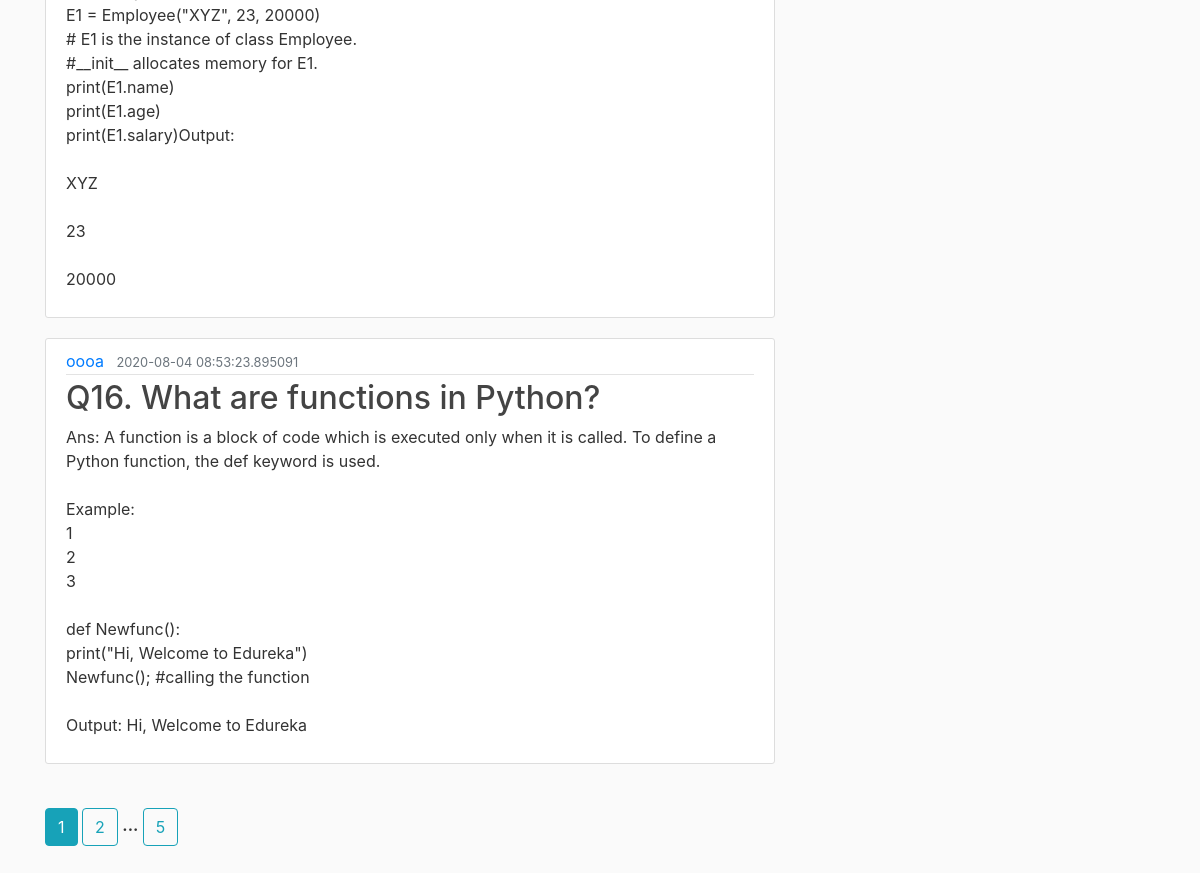
Page /home (lower part) on the earlier database version.
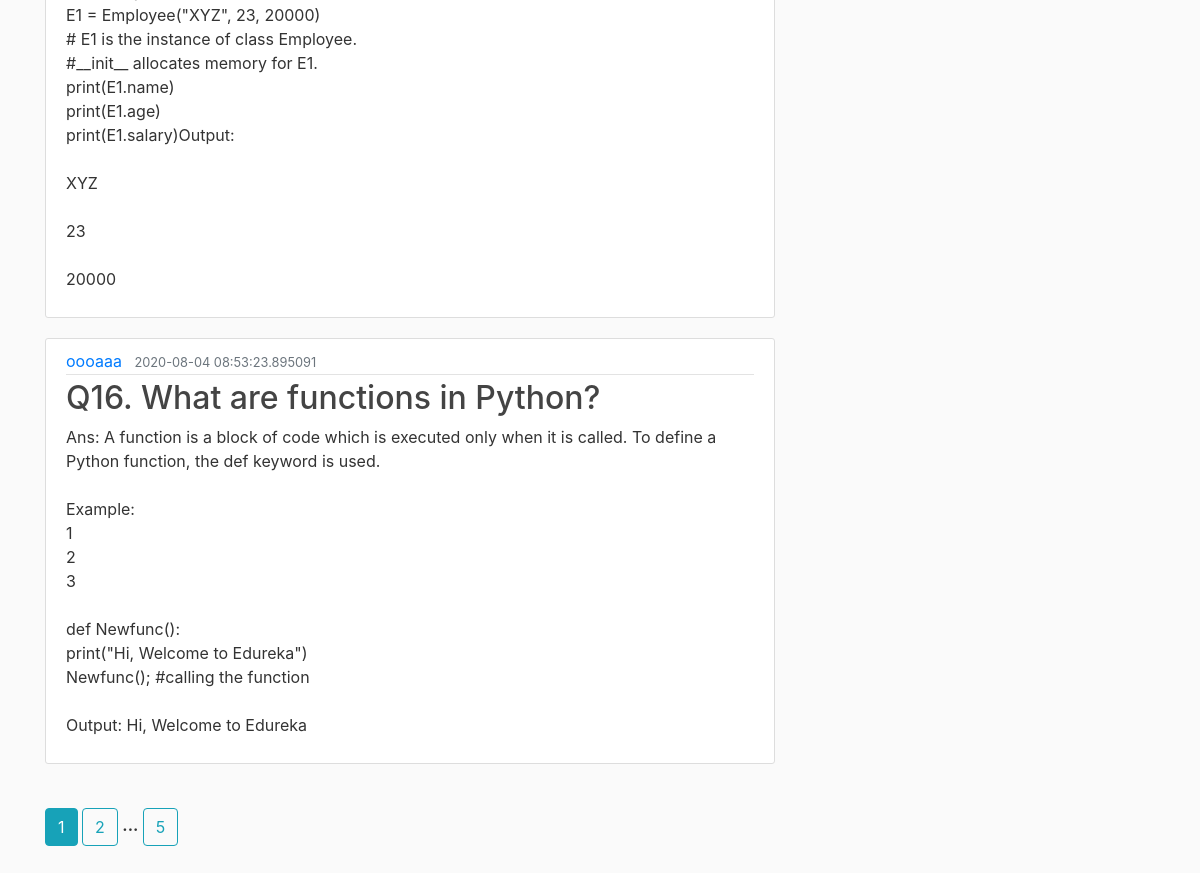
Same page on the later database version.
### blogflask/models.py (models this page shows, shortened)
class User(db.Model, UserMixin):
    id = db.Column(db.Integer, primary_key=True)
    username = db.Column(db.String(20), unique=True, nullable=False)
    email = db.Column(db.String(120), unique=True, nullable=False)
    image_file = db.Column(db.String(20), nullable=False, default='default.jpg')
    passwords = db.Column(db.String(20), nullable=False)
    posts = db.relationship('Post', backref='author', lazy=True)

### blogflask/main/routes.py (the view)
@main.route('/')
@main.route('/home')
def home():
    page = request.args.get('page', 1, type=int)
    posts = Post.query.order_by(Post.date_posted.desc()).paginate(page=page, per_page=5)
    return render_template("home.html", posts=posts, title='Home', user=User())

### blogflask/templates/home.html
{% extends "layout.html" %}
{% block content %}
    {% for post in posts.items %}
        <article class="media content-section">
            <div class="media-body">
                <div class="article-metadata">
                    <a class="mr-2" href="{{ url_for('users.user_posts', user_id=user.query.get(post.user_id).id)}}">{{ user.query.get(post.user_id).username}}</a>
                    <small class="text-muted">{{ post.date_posted }}</small>
                </div>
                <h2><a class="article-title" href="#">{{ post.title }}</a></h2>
                <p class="article-content">{{ post.content }}</p>
            </div>
        </article>
    {% endfor %}
    <br>
    {% for page_num in posts.iter_pages(left_edge=1,right_edge=1,left_current=2,right_current=2) %}
        {% if page_num %}
            {% if posts.page==page_num %}
            <a class="btn btn-info btn-xs" href="{{ url_for('main.home' , page = page_num) }}">{{ page_num }}</a>
            {% else %}
                <a class="btn btn-outline-info btn-xs" href="{{ url_for('main.home' , page = page_num) }}">{{ page_num }}</a>
            {% endif %}
            {% else %}
            <b>...</b>
        {% endif %}
    {% endfor %}
{% endblock content %}

Differences in the rows shown:
changed User: query.get "oooa" → "oooaaa"
